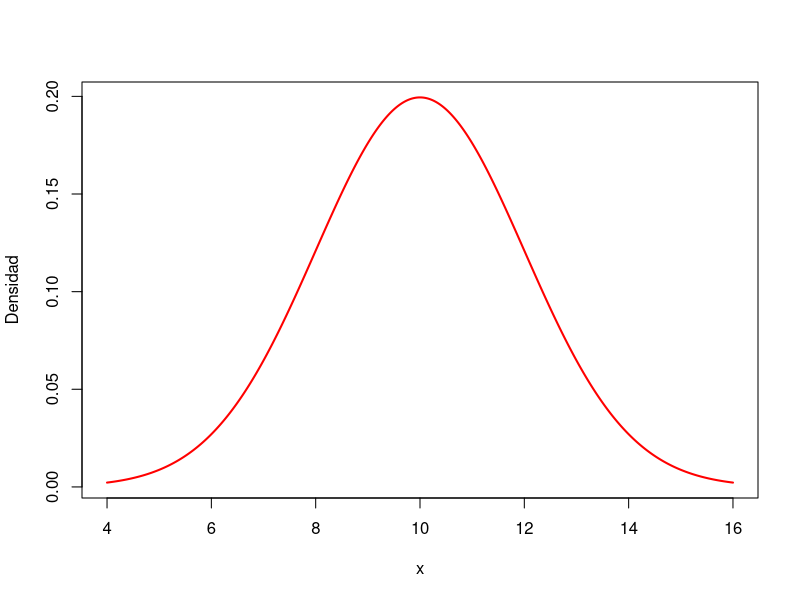

Source code (R):
## ---- chunk 1
#| echo: false
set.seed(1234)
p = 0.4
res = sample(c("E","F"), 1, prob=c(p, 1-p))
x = ifelse(res == "E", 1, 0)
cat("Resultado:", res, "-> x =", x)
## ---- chunk 2
#| echo: true
#| eval: true
p = 0.4                                          # <1>
n = 10                                           # <2>
cont0 = 0; cont1 = 0
for(i in 1:n){                                   # <3>
  res = sample(c("E","F"), 1, prob = c(p, 1-p))  # <4>
  x = ifelse(res == "E", 1, 0)                   # <5>
  if(x == 1){ cont1 = cont1 + 1 } else { cont0 = cont0 + 1 }
}
## ---- chunk 3
#| echo: false
#| label: fig-DensidadNormal
#| fig-cap: "Gráfica de la densidad normal con $\\mu=10$ y $\\sigma=2$"
#| fig-width: 6
#| fig-height: 4.2
mu = 10
s = 2
x = pretty(c(mu - 3*s, mu + 3*s), 500) 
y = dnorm(x, mean = mu, sd = s) 
plot(x, y, type = "l", col = "red", lwd = 2, ylab = "Densidad")
## ---- chunk 4
#| echo: false 
#| label: tbl-binomial
#| tbl-cap: "Distribución Binomial ($n=5, \\pi=0.4$)"
library(knitr)
x = 0:5
fx = dbinom(x, size = 5, prob = 0.4)
Fx = pbinom(x, size = 5, prob = 0.4)
df = data.frame(x = x, fx = fx, Fx = Fx)

kable(df, digits = 4, align = "ccc",
      col.names = c("$x$", "$f_X(x)$", "$F_X(x)$"))
